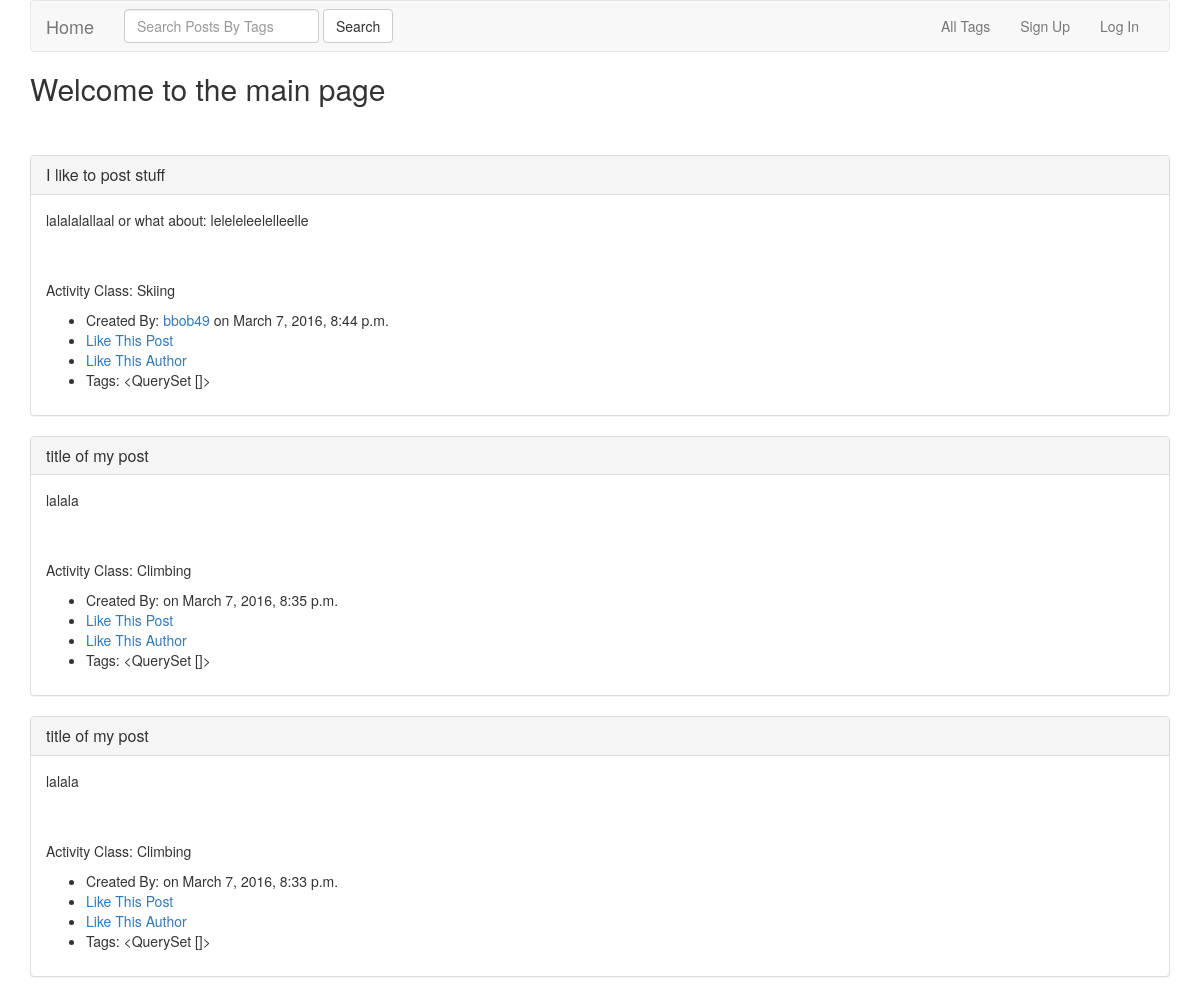
The app's page /, older data.
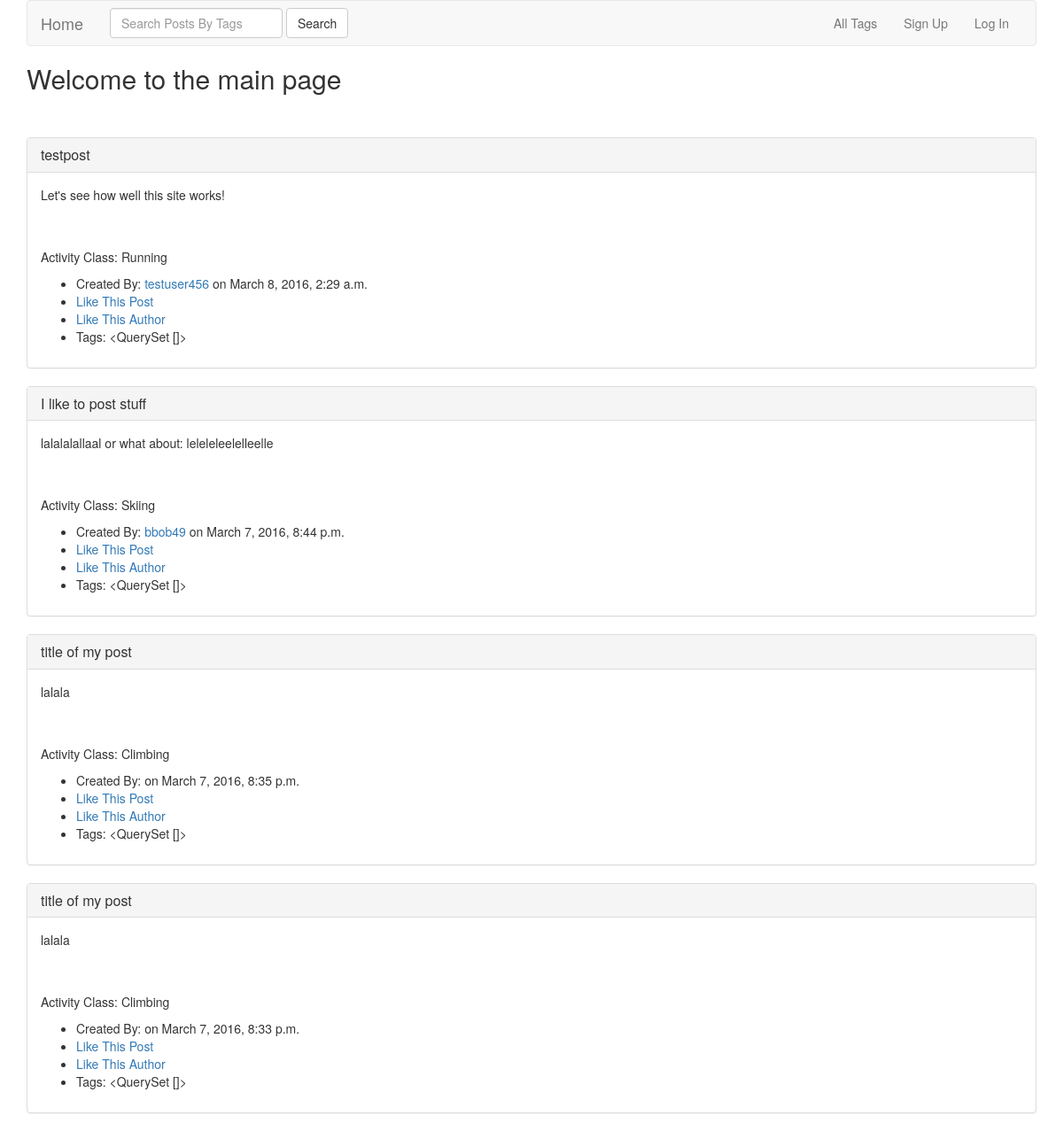
The same page, newer data.
### socialapp/models.py (models this page shows, shortened)
class Post(models.Model):
    title = models.CharField(max_length=100)
    blog = models.TextField()
    activity = models.CharField(max_length=30, choices=CHOICES)
    user = models.ForeignKey('auth.User')
    post_time = models.DateTimeField(auto_now_add=True)
    post_tags = models.ManyToManyField(Tag)
    class Meta:
        ordering = ["-post_time"]

class UserProfile(models.Model):
    user = models.OneToOneField("auth.User")
    screen_name = models.CharField(max_length=50)
    likes = models.ManyToManyField(Post, related_name="user_likes")
    friends = models.ManyToManyField('auth.User', related_name='friend')

### socialapp/views.py (the view, shortened to what this page needs)
# urls.py: url(r'^$', IndexView.as_view(), name='index'),
class IndexView(TemplateView):
    template_name = 'index.html'
    def get_context_data(self, **kwargs):
        context = super().get_context_data(**kwargs)
        context['object'] = Post.objects.all()
        return context

### templates/index.html (shortened to what this page needs)
{% extends 'base.html' %}
{% block content %}
<h2>Welcome to the main page</h2>
    <br><br>
    {% for post in object %}
    <div class="panel panel-default">
  <div class="panel-heading">
    <h3 class="panel-title"><a href="{% url 'post_detail' post.pk %}">{{ post.title }}</a></h3>
  </div>
  <div class="panel-body">
    <p>{{ post.blog }}</p>
      <br><br>
      <p>Activity Class: {{ post.get_activity_display }}</p>
      <ul>
          <li>Created By: <a href="{% url 'author' post.user.userprofile.pk %}">{{ post.user.userprofile.screen_name }}</a> on {{ post.post_time }}</li>
          <li><a href="{% url 'like_post' post.pk %}">Like This Post </a></li>
          <li><a href="{% url 'like_author' post.user.userprofile.pk %}">Like This Author</a></li>
          <li>Tags: {{ post.post_tags.values }}</li>
      </ul>
  </div>
</div>
     {% endfor %}
{% endblock %}

Row changes from the older to the newer data that the page shows:
added Post: title "testpost", blog "Let's see how well this site works!", activity "Running", user.userprofile.screen_name "testuser456", post_time "March 8, 2016, 2:29 a.m.", post_tags.values "<QuerySet []>"
